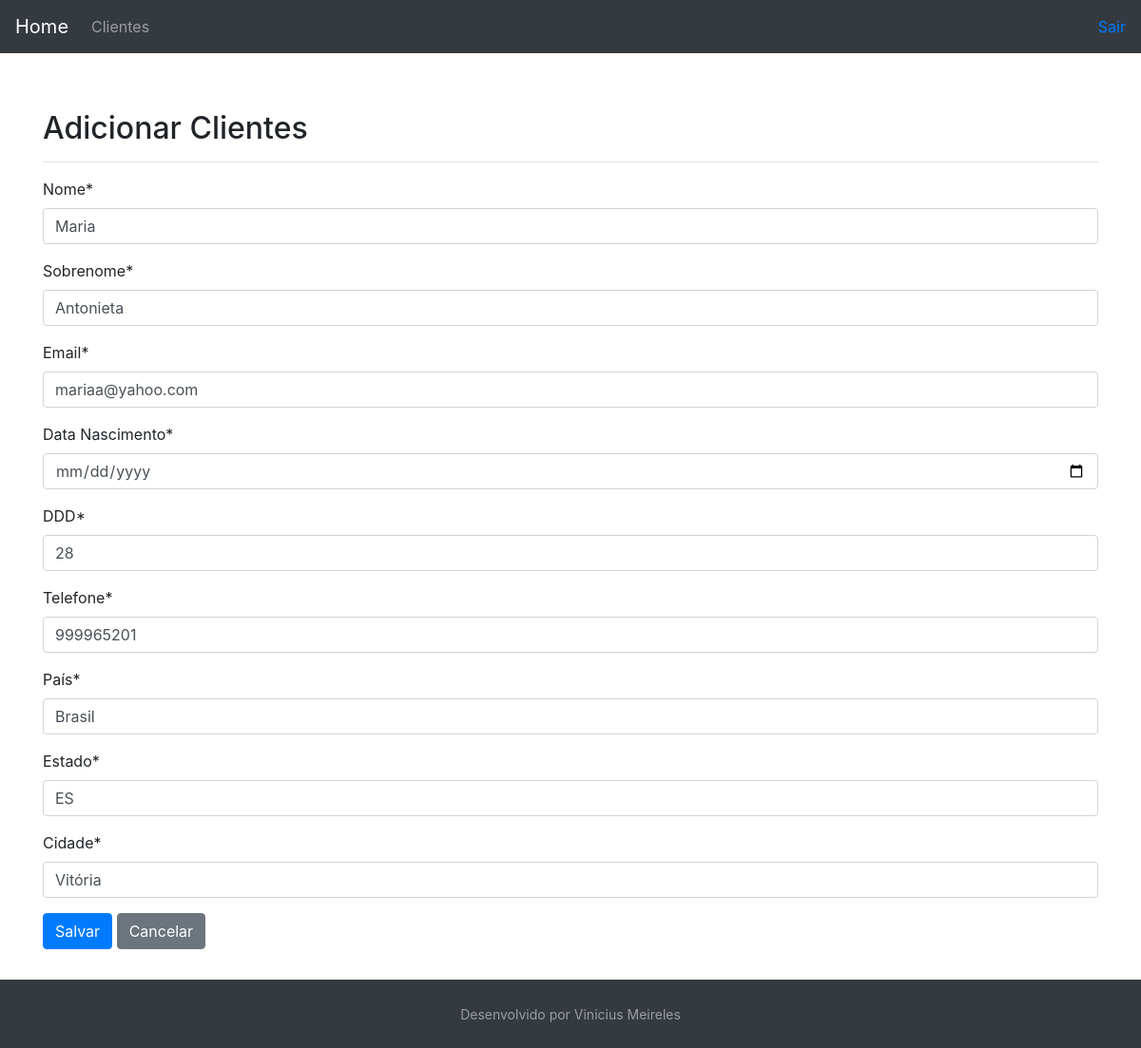
/customer/7/, run on the app's committed database.
### customer/models.py (models this page shows, shortened)
class Customer(models.Model):
    first_name = models.CharField(max_length=30)
    last_name = models.CharField(max_length=50)
    email = models.EmailField()
    birth_date = models.DateField()
    area_code = models.CharField(max_length=3)
    phone_number = models.CharField(max_length=9)
    country = models.CharField(max_length=30)
    state = models.CharField(max_length=30)
    city = models.CharField(max_length=30)
    created_date = models.DateTimeField(auto_now_add=True)
    update_date = models.DateTimeField(auto_now=True)
    active = models.BooleanField(default=True)
    class Meta:
        db_table = "customer"

### customer/views.py (the view, shortened to what this page needs)
# urls.py: path("<int:id>/", CustomerUpdateView.as_view(), name="customer-update"),
class CustomerUpdateView(UpdateView):
  template_name = "customer/customer.html"
  form_class = CustomerForm
  def get_object(self):
    id = self.kwargs.get("id")
    return get_object_or_404(Customer, id=id)

### customer/forms.py
class CustomerForm(forms.ModelForm):
    first_name = forms.CharField(
        label="Nome",
        error_messages={"max_length": "Máximo de 30 caracteres"}
        )
    last_name = forms.CharField(
        label="Sobrenome",
        error_messages={"max_length": "Máximo de 50 caracteres"}
        )
    email = forms.EmailField(label="Email")
    birth_date = forms.DateField(label="Data Nascimento", widget=DateInput())
    area_code = forms.RegexField(
        label="DDD",
        regex=r"^\+?1?[0-9]{2}$",
        error_messages={"invalid": "Número de DDD inválido"}
        )
    phone_number = forms.RegexField(
        label="Telefone",
        regex=r"^\+?1?[0-9]{9,15}$",
        error_messages={"invalid": "Número de telefone inválido"}
        )
    country = forms.CharField(label="País")
    state = forms.CharField(label="Estado")
    city = forms.CharField(label="Cidade")
    class Meta:
        model = Customer
        fields = (
            "first_name",
            "last_name",
            "email",
            "birth_date",
            "area_code",
            "phone_number",
            "country",
            "state",
            "city",
        )

### customer/templates/customer/customer.html (shortened to what this page needs)
{% extends "model-page.html" %}
{% load crispy_forms_tags %}
{% block content %}
  <h2>Adicionar Clientes</h2><hr>
  <form method="POST">{% csrf_token %}
    {{ form|crispy }}
    <button type="submit" class="btn btn-primary">Salvar</button>
      <a href= "{% url "customer:customer-list"  %}">
         <buttum type="button" class="btn btn-secondary">Cancelar</button>
  </form>
{% endblock %}

### core/templates/model-page.html (style rules this page uses)
html, body { height: 100%; }

### data on the page
Customer: first_name "Maria", last_name "Antonieta", email "mariaa@yahoo.com", area_code "28", phone_number "999965201", country "Brasil", state "ES", city "Vitória"
